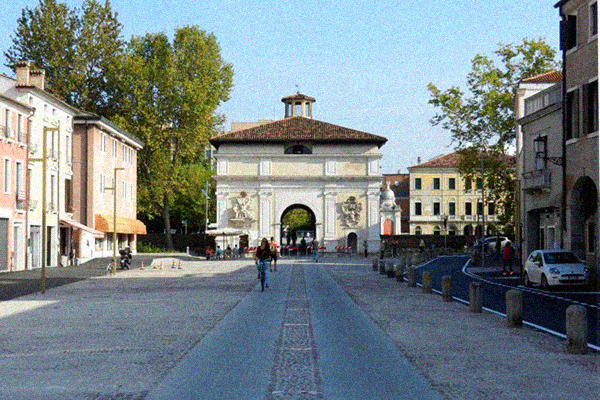
//> input picture Image_Filtering/portello-noisy.png, 600 x 400 px
$ ./main   (built with g++ and OpenCV 4)
//> lines starting //> are read from the running program, lines starting //| are printed output that depends on the picture
//> further down, original_image is the input picture: 400 rows x 600 cols, CV_8UC3; mean B, G, R 132.9, 130.3, 119
//
//  main.cpp
//  Part 2 of Computer Vision Lab 2 Homework
//  Computer Vision Lab 2 Part 2
//
//  Created by Cem Tabar
//

/*
Some Personal Notes For Later:

Smoothing, also called blurring, is a simple and frequently used image processing operation.

 There are many reasons for smoothing. In this homework part we will focus on smoothing in order to reduce noise on the country image

 To perform a smoothing operation we will apply a filter to our image. The most common type of filters are linear, in which an output pixel's value (i.e. g(i,j)) is determined as a weighted sum of input pixel values (i.e. f(i+k,j+l)). Weightes sum is calculated as g(i,j) = cumsum(f(i+k,j+l)*h(1,k)) for k,1 where h(k,1) is called the kernel, which is nothing more than the coefficients of the filter.

 Above operation helps to visualize a filter as a window of coefficients sliding across the image.There are many types of filters that can be applied to the images in order to reduce the noise.

 Gauissian Filter: Probably the most useful filter (although not the fastest). Gaussian filtering is done by convolving each point in the input array with a Gaussian kernel and then summing them all to produce the output array.

 Median Filter: The median filter run through each element of the signal (in this case the image) and replace each pixel with the median of its neighboring pixels (located in a square neighborhood around the evaluated pixel).

 Bilateral Filter: Some filtering alogirthms does not only dissolve the noise but also smoothes the edges.To avoid edge smoothening we can use bilateral filter.

 */

#include <iostream>
#include <opencv2/opencv.hpp>
#include <opencv2/core.hpp>
#include <opencv2/highgui.hpp>
#include <opencv2/imgproc.hpp>
#include <vector>

using namespace std;
using namespace cv;

/*This function calls the medianBlur() filtering function of opencv with the kernel size taken as an integer argument and displays the resulting denoised version of the original image
*/
void MedianBlurFilter(Mat original_image, int kernel_size_median_filter) {
//> called with kernel_size_median_filter = 5

    //Define a new matrix for the new filtered image
    Mat filtered_image;

    //Call the openCV medianBlur() function with passed parameters
    medianBlur(original_image, filtered_image, kernel_size_median_filter);
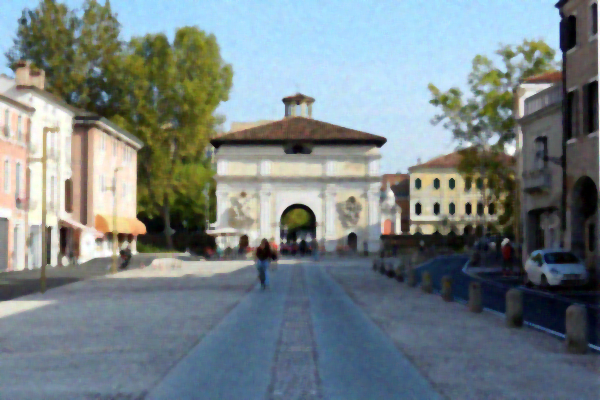
//> filtered_image: 400 rows x 600 cols, CV_8UC3; mean B, G, R 133.1, 130.2, 118.9

    //Show the filtered image to the user
    imshow("Median BlurFiltered Image", filtered_image);

    //Write the image into your local repository
    //Most of the time it requires to define a path of your local repository
    //If it is not working please define a path
    //In my case my path is: "/Users/cemtabarmacbook/Desktop/ComputerVisionLab2Part2/ComputerVisionLab2Part2/MedianBlurFilteredImage.jpg"
    //Write the new image for report purposes
    //You can uncomment the below code to obtain the output in your local
    //imwrite("MedianBlurFilteredImage.jpg", filtered_image);
}

/*This function calls the gaussianBlur() filtering function of opencv with the kernel size and sigma taken as integer arguments and displays the denoised version of the original image
*/
void GaussianBlurFilter(Mat original_image, int kernel_size_gaussian_filter, int sigma_gaussian_filter) {
//> called with kernel_size_gaussian_filter = 5, sigma_gaussian_filter = 5
    //Define a new matrix for the new filtered image
    Mat filtered_image;

    //Call the openCV GaussianBlur() function with passed parameters
    //Since sigma(x) = sigma(y) we are passing the same sigma value to the function
    //Define the size as Size() == kernel_size_gaussian_filter ** 2
    GaussianBlur(original_image, filtered_image, Size(kernel_size_gaussian_filter, kernel_size_gaussian_filter), sigma_gaussian_filter, sigma_gaussian_filter);
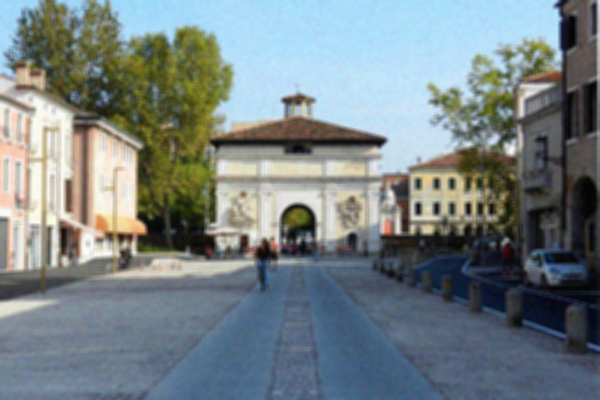
//> filtered_image: 400 rows x 600 cols, CV_8UC3; mean B, G, R 132.9, 130.3, 118.9

    //Show the filtered image to the user
    imshow("Gaussian Blur Filtered Image", filtered_image);

    //Write the image into your local repository
    //Most of the time it requires to define a path of your local repository
    //If it is not working please define a path
    //In my case my path is: "/Users/cemtabarmacbook/Desktop/ComputerVisionLab2Part2/ComputerVisionLab2Part2/GaussianBlurFilteredImage.jpg"
    //Write the new image for report purposes
    //You can uncomment the below code to obtain the output in your local
    //imwrite("GaussianBlurFilteredImage.jpg", filtered_image);
}

/*This function calls the bilateralFilter() filtering function of opencv with the sigma sigma_r_bilateral_filter and sigma sigma_s_bilateral_filter taken as integer arguments and displays the denoised version of the original image
 Kernel size will be defined according to 6*sigma(s) rule
*/
void BilateralFilter(Mat original_image, int sigma_r_bilateral_filter, int sigma_s_bilateral_filter) {
//> called with sigma_r_bilateral_filter = 80, sigma_s_bilateral_filter = 50

    //Define a new matrix for the new filtered image
    Mat filtered_image;

    //Call the openCV GaussianBlur() function with passed parameters
    //Pass the sigma(r) and sigma(s) values accordingly
    //Kernel size is chosen as 6 times sigma(s) according to the rule but you can also give another kernel size parameter if you wish
    bilateralFilter(original_image, filtered_image, 6 * sigma_s_bilateral_filter, sigma_r_bilateral_filter, sigma_s_bilateral_filter);
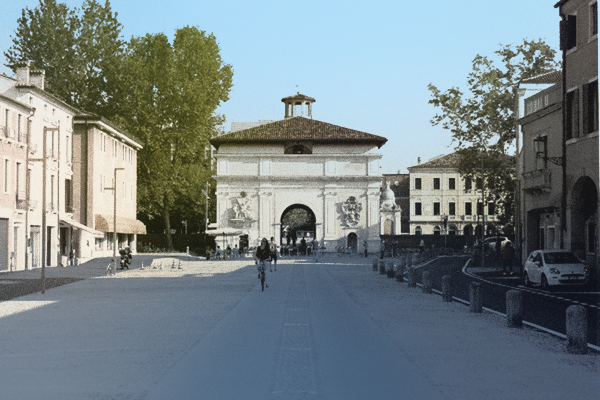
//> filtered_image: 400 rows x 600 cols, CV_8UC3; mean B, G, R 134, 130.7, 118.5

    //Show the filtered image to the user
    imshow("Bilateral Filtered Image", filtered_image);

    //Write the image into your local repository
    //Most of the time it requires to define a path of your local repository
    //If it is not working please define a path
    //In my case my path is: "/Users/cemtabarmacbook/Desktop/ComputerVisionLab2Part2/ComputerVisionLab2Part2/GaussianBlurFilteredImage.jpg"

    //Write the new image for report purposes
    //You can uncomment the below code to obtain the output in your local
    //imwrite("BilateralFilteredImage.jpg", filtered_image);
}


int main(int argc, const char * argv[]) {

    //There is no steps as given in the previous parts but you can follow the steps in some sense at below
    //In the question part it is given that there are three types of filters that needs to be applied on the original image in order to get the denoised version of the image.
    //As explained above some filtering algorithms are preferred for this purpose. You can follow the each GaussianFilter, MedianFilter and BilateralFilter operations below.
    //Each algorithm requires some type of parameters for denoising operation. So while changin the algorithm effects and results in a better denoised image also chosen parameters affects the performence of the applied filter algorithm

    //MedianBlur filter only takes kernel size as the parameter
    //GaussianBlur filter takes kernel size and sigma value(assume that sigma(x) == sigma(y))
    //Bilateral filter takes sigma(r) and sigma(s). Kernel size is fixed (assume it is 6 times sigma(s))

    //Application of these filter will be handled by individual functions
    //Each filter is defined as a function above the main
    //So whenever we use the filter function will be called with the required parameters

    //Within the main parameters are defined and passed it to the filter functions accordingly

    //Loading the noisy "portello-noisy.png" image to a Matrix as given in the assignment instructions and deining as input_image
    //Since we are doing denoising operation we need to pass a noisy image
    //There are 2 options within the LAB2 data folder. You can either use "poretllo-nosiy.png" or "dei-noise.jpg"
    //In some cases only giving the name of image does not work, that is why you need to define the path of the image too.
    //Path for the image: /Users/cemtabarmacbook/Desktop/Homework1_Omer_Cem_Tabar_2081169/ComputerVisionLab2Part2/ComputerVisionLab2Part2/portello-noisy.png
    Mat original_image = imread("/Users/cemtabarmacbook/Desktop/COMVIS/Homework1_Omer_Cem_Tabar_2081169/ComputerVisionLab2Part2/ComputerVisionLab2Part2/portello-noisy.png");

    //Assigning the required parameters for the filter functions
    //Try different values in order to get better results

    //Parameters tried as 5,5,5,80,50 in order

    int kernel_size_median_filter = 5;
    int kernel_size_gaussian_filter = 5;
    int sigma_gaussian_filter = 5;
    int sigma_r_bilateral_filter = 80;
    int sigma_s_bilateral_filter = 50;


    //Call the filter functions with given parameters
    //Each functions outputs the denoised version of the original image after the denoising operation
    MedianBlurFilter(original_image, kernel_size_median_filter);
    GaussianBlurFilter(original_image, kernel_size_gaussian_filter,sigma_gaussian_filter);
    BilateralFilter(original_image, sigma_r_bilateral_filter, sigma_s_bilateral_filter);


    waitKey(0);
    return 0;

}
